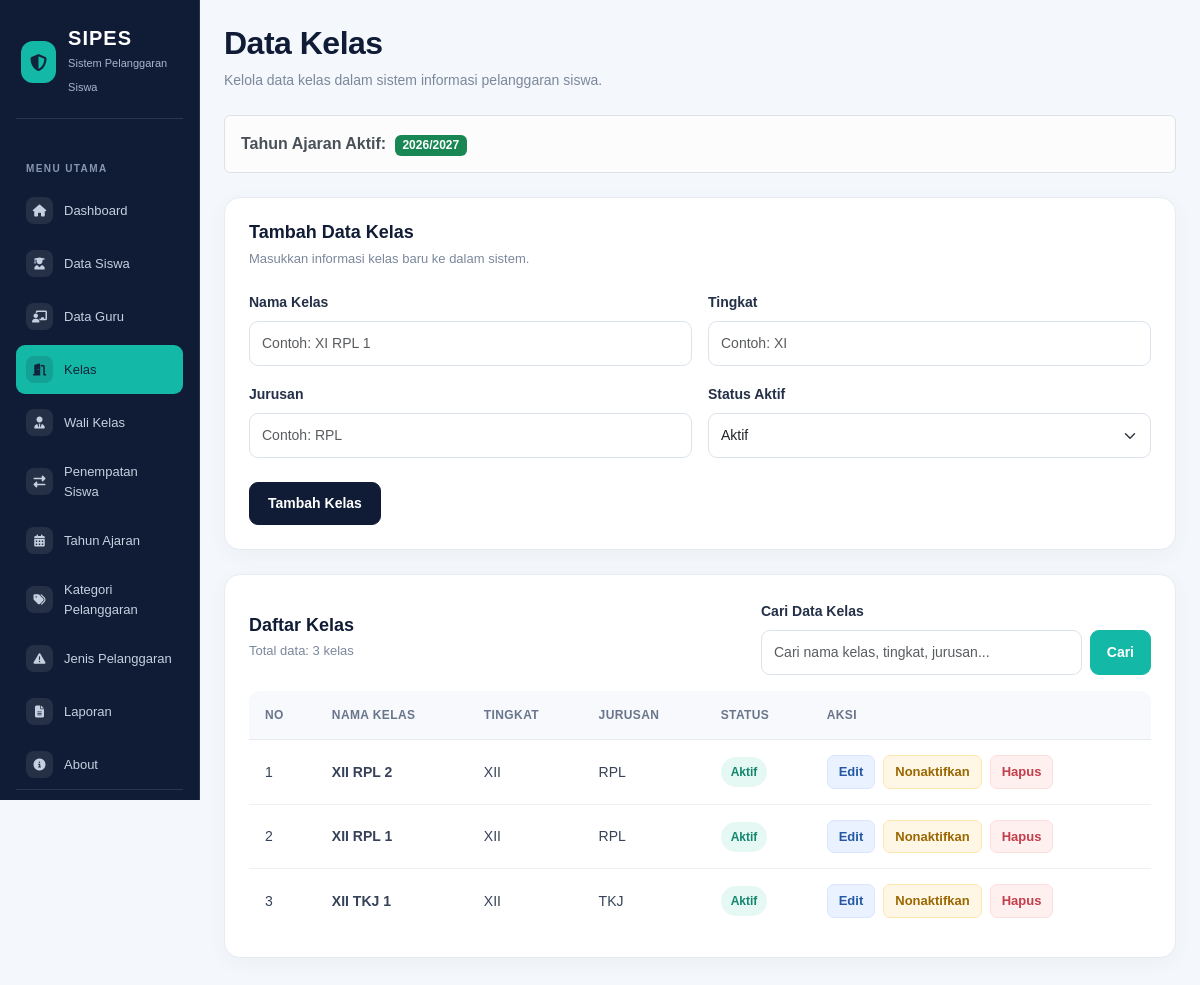
Screenshot of /kelas.php (signed in) with the database file from the repository.
### tables this page shows
CREATE TABLE `t_tahun_ajaran` (
  `id` int(11) NOT NULL,
  `nama` varchar(20) DEFAULT NULL,
  `tanggal_mulai` date NOT NULL,
  `tanggal_selesai` date NOT NULL,
  `status_aktif` tinyint(1) NOT NULL,
  `created_at` timestamp NOT NULL DEFAULT current_timestamp(),
  `updated_at` timestamp NOT NULL DEFAULT current_timestamp()
);

CREATE TABLE `t_kelas` (
  `id` int(11) NOT NULL,
  `nama` varchar(100) DEFAULT NULL,
  `tingkat` varchar(20) NOT NULL,
  `jurusan` varchar(100) NOT NULL,
  `status_aktif` tinyint(1) NOT NULL,
  `created_at` timestamp NOT NULL DEFAULT current_timestamp(),
  `updated_at` timestamp NOT NULL DEFAULT current_timestamp()
);

### kelas.php (the view, shortened to what this page needs)
<?php
include 'config/koneksi.php';
function escapeKelas($data)
{
    return htmlspecialchars((string)$data, ENT_QUOTES, 'UTF-8');
}
$csrf_token = $_SESSION['csrf_kelas'];
$data_edit = null;
$stmt = mysqli_prepare(
    $koneksi,
    "SELECT id, nama
     FROM t_tahun_ajaran
     WHERE status_aktif = 1
     ORDER BY id DESC
     LIMIT 1"
);
mysqli_stmt_execute($stmt);
$hasil_tahun_ajaran = mysqli_stmt_get_result($stmt);
$tahun_ajaran_aktif = mysqli_fetch_assoc($hasil_tahun_ajaran);
$batas = 10;
$halaman_aktif = max(1, (int)($_GET['page'] ?? 1));
$cari = trim($_GET['cari'] ?? '');
$where_sql = "WHERE 1=1";
$parameter_cari = [];
if (!$tahun_ajaran_aktif) {
    $where_sql .= " AND 1=0";
} else {
    $tahun_ajaran_id = (int)$tahun_ajaran_aktif['id'];
    $where_sql .= "
        AND (
            EXISTS (
                SELECT 1
                FROM t_kelas_siswa ks
                WHERE ks.kelas_id = k.id
                AND ks.tahun_ajaran_id = ?
            )
            OR
            EXISTS (
                SELECT 1
                FROM t_wali_kelas wk
                WHERE wk.kelas_id = k.id
                AND wk.tahun_ajaran_id = ?
                AND wk.status_aktif = 1
            )
        )
    ";
}
$stmt = mysqli_prepare(
    $koneksi,
    "SELECT COUNT(*) AS total
     FROM t_kelas k
     $where_sql"
);
if ($tahun_ajaran_aktif && $cari !== '') {
    mysqli_stmt_bind_param(
        $stmt,
        "iisss",
        $tahun_ajaran_id,
        $tahun_ajaran_id,
        $parameter_cari[0],
        $parameter_cari[1],
        $parameter_cari[2]
    );
} elseif ($tahun_ajaran_aktif) {
    mysqli_stmt_bind_param(
        $stmt,
        "ii",
        $tahun_ajaran_id,
        $tahun_ajaran_id
    );
}
mysqli_stmt_execute($stmt);
$hasil_jumlah = mysqli_stmt_get_result($stmt);
$row_jumlah = mysqli_fetch_assoc($hasil_jumlah);
$total_data = (int)$row_jumlah['total'];
$mulai = ($halaman_aktif - 1) * $batas;
$stmt = mysqli_prepare(
    $koneksi,
    "SELECT k.*
     FROM t_kelas k
     $where_sql
     ORDER BY k.id ASC
     LIMIT ?, ?"
);
if ($tahun_ajaran_aktif && $cari !== '') {
    mysqli_stmt_bind_param(
        $stmt,
        "iisssii",
        $tahun_ajaran_id,
        $tahun_ajaran_id,
        $parameter_cari[0],
        $parameter_cari[1],
        $parameter_cari[2],
        $mulai,
        $batas
    );
} elseif ($tahun_ajaran_aktif) {
    mysqli_stmt_bind_param(
        $stmt,
        "iiii",
        $tahun_ajaran_id,
        $tahun_ajaran_id,
        $mulai,
        $batas
    );
}
mysqli_stmt_execute($stmt);
$data_kelas = mysqli_stmt_get_result($stmt);
?>
<!DOCTYPE html>
<html lang="id">
<head>
    <link href="https://cdn.jsdelivr.net/npm/bootstrap@5.3.3/dist/css/bootstrap.min.css" rel="stylesheet">
    <link rel="stylesheet" href="https://cdnjs.cloudflare.com/ajax/libs/font-awesome/6.5.1/css/all.min.css">
</head>
<body>
<div class="container-fluid">
    <div class="row">
        <?php include 'includes/sidebar.php'; ?>
        <main class="col-md-9 col-lg-10 p-4 ms-md-auto">
            <div class="mb-4">
                <h2 class="page-title mb-2">Data Kelas</h2>
                <p class="page-subtitle mb-0">
                    Kelola data kelas dalam sistem informasi pelanggaran siswa.
                </p>
            </div>
            <div class="alert alert-light border mb-4">
                <strong>Tahun Ajaran Aktif:</strong>
                <?php if ($tahun_ajaran_aktif) { ?>
                    <span class="badge bg-success ms-1">
                        <?php echo escapeKelas($tahun_ajaran_aktif['nama']); ?>
                    </span>
                <?php } else { ?>
                    <span class="text-danger">
                        Belum ada tahun ajaran aktif.
                    </span>
                <?php } ?>
            </div>
            <div class="content-card">
                <?php if ($data_edit) { ?>
                    <h3 class="section-title">Edit Data Kelas</h3>
                    <p class="section-description">
                        Perbarui informasi kelas sesuai data yang diperlukan.
                    </p>
                    <form method="POST">
                        <input type="hidden" name="csrf_token" value="<?php echo escapeKelas($csrf_token); ?>">
                        <input type="hidden" name="id" value="<?php echo escapeKelas($data_edit['id']); ?>">
                        <div class="row g-3">
                            <div class="col-md-6">
                                <label class="form-label">Nama Kelas</label>
                                <input type="text" class="form-control" name="nama"
                                    value="<?php echo escapeKelas($data_edit['nama']); ?>"
                                    autocomplete="off" required>
                            </div>
                            <div class="col-md-6">
                                <label class="form-label">Tingkat</label>
                                <input type="text" class="form-control" name="tingkat"
                                    value="<?php echo escapeKelas($data_edit['tingkat']); ?>" required>
                            </div>
                            <div class="col-md-6">
                                <label class="form-label">Jurusan</label>
                                <input type="text" class="form-control" name="jurusan"
                                    value="<?php echo escapeKelas($data_edit['jurusan']); ?>" required>
                            </div>
                            <div class="col-md-6">
                                <label class="form-label">Status Aktif</label>
                                <select class="form-select" name="status_aktif" required>
                                    <option value="1" <?php if ($data_edit['status_aktif'] == 1) echo 'selected'; ?>>
                                        Aktif
                                    </option>
                                    <option value="0" <?php if ($data_edit['status_aktif'] == 0) echo 'selected'; ?>>
                                        Tidak Aktif
                                    </option>
                                </select>
                            </div>
                        </div>
                        <div class="form-actions d-flex gap-2 mt-4">
                            <button type="submit" name="edit" class="btn btn-primary-custom">
                                Simpan Perubahan
                            </button>
                            <a href="kelas.php" class="btn-cancel">Batal</a>
                        </div>
                    </form>
                <?php } else { ?>
                    <h3 class="section-title">Tambah Data Kelas</h3>
                    <p class="section-description">
                        Masukkan informasi kelas baru ke dalam sistem.
                    </p>
                    <form method="POST">
                        <div class="row g-3">
                            <div class="col-md-6">
                                <label class="form-label">Nama Kelas</label>
                                <input type="text" class="form-control" name="nama"
                                    placeholder="Contoh: XI RPL 1"
                                    autocomplete="off" required>
                            </div>
                            <div class="col-md-6">
                                <label class="form-label">Tingkat</label>
                                <input type="text" class="form-control" name="tingkat"
                                    placeholder="Contoh: XI" required>
                            </div>
                            <div class="col-md-6">
                                <label class="form-label">Jurusan</label>
                                <input type="text" class="form-control" name="jurusan"
                                    placeholder="Contoh: RPL" required>
                            </div>
                            <div class="col-md-6">
                                <label class="form-label">Status Aktif</label>
                                <select class="form-select" name="status_aktif" required>
                                    <option value="1">Aktif</option>
                                </select>
                            </div>
                        </div>
                        <div class="mt-4">
                            <button type="submit" name="tambah" class="btn btn-primary-custom">
                                Tambah Kelas
                            </button>
                        </div>
                    </form>
                <?php } ?>
            </div>
            <div class="content-card">
                <div class="d-flex flex-wrap justify-content-between align-items-center gap-3 mb-3">
                    <div>
                        <h3 class="section-title mb-1">Daftar Kelas</h3>
                        <p class="table-count mb-0">
                            Total data: <?php echo $total_data; ?> kelas
                        </p>
                    </div>
                    <div class="search-area">
                        <form method="GET" action="kelas.php">
                            <label for="cari" class="form-label">Cari Data Kelas</label>
                            <div class="d-flex gap-2">
                                <input type="search" name="cari" id="cari"
                                    class="form-control"
                                    placeholder="Cari nama kelas, tingkat, jurusan..."
                                    value="<?php echo escapeKelas($cari); ?>">
                                <button type="submit" class="btn btn-teal">Cari</button>
                            </div>
                        </form>
                    </div>
                </div>
                <div class="table-responsive">
                    <table class="table">
                        <thead>
                            <tr>
                                <th>No</th>
                                <th>Nama Kelas</th>
                                <th>Tingkat</th>
                                <th>Jurusan</th>
                                <th>Status</th>
                                <th>Aksi</th>
                            </tr>
                        </thead>
                        <tbody>
                            <?php
                            $no = $mulai + 1;
                            if (mysqli_num_rows($data_kelas) > 0) {
                                while ($kelas = mysqli_fetch_assoc($data_kelas)) {
                            ?>
                                <tr>
                                    <td><?php echo $no++; ?></td>
                                    <td class="fw-semibold">
                                        <?php echo escapeKelas($kelas['nama']); ?>
                                    </td>
                                    <td><?php echo escapeKelas($kelas['tingkat']); ?></td>
                                    <td><?php echo escapeKelas($kelas['jurusan']); ?></td>
                                    <td>
                                        <?php if ($kelas['status_aktif'] == 1) { ?>
                                            <span class="status-badge status-active">Aktif</span>
                                        <?php } else { ?>
                                            <span class="status-badge status-inactive">Tidak Aktif</span>
                                        <?php } ?>
                                    </td>
                                    <td>
                                        <div class="d-flex flex-wrap gap-2">
                                            <a href="kelas.php?edit=<?php echo urlencode($kelas['id']); ?>"
                                                class="btn-edit">
                                                Edit
                                            </a>
                                            <?php if ($kelas['status_aktif'] == 1) { ?>
                                                <form method="POST"
                                                    onsubmit="return confirm('Yakin ingin menonaktifkan kelas ini?');">
                                                    <button type="submit" name="nonaktifkan"
                                                        class="btn-nonaktif">
                                                        Nonaktifkan
                                                    </button>
                                                </form>
                                            <?php } ?>
                                            <form method="POST"
                                                onsubmit="return confirm('Yakin ingin menghapus permanen kelas ini? Data yang memiliki relasi tidak dapat dihapus.');">
                                                <button type="submit" name="hapus"
                                                    class="btn-delete">
                                                    Hapus
                                                </button>
                                            </form>
                                        </div>
                                    </td>
                                </tr>
                            <?php
                                }
                            } ?>
                        </tbody>
                    </table>
                </div>
            </div>
        </main>
    </div>
</div>
</body>
</html>

### rows the page displays
t_tahun_ajaran: nama "2026/2027"
t_kelas: nama "XII RPL 2", tingkat "XII", jurusan "RPL", status_aktif "Aktif"
t_kelas: nama "XII RPL 1", tingkat "XII", jurusan "RPL", status_aktif "Aktif"
t_kelas: nama "XII TKJ 1", tingkat "XII", jurusan "TKJ", status_aktif "Aktif"

### other values shown
$total_data "3"
